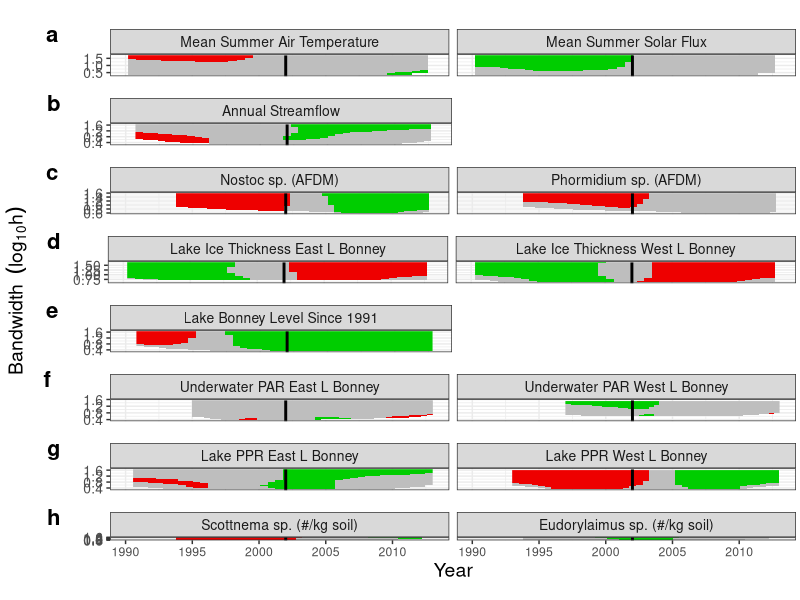

The R script that drew this image:
#####################
# -- load packages
library(ggplot2)
library(scales)
library(grid)
library(stringr)
library(cowplot)

############################################
# -- read data ####
############################################
if(! exists('dat.siz.plot.long')){
  dat.siz.plot.long<-read.csv('dat_2_sizer_data_long.csv')
  
  # -- subset out unecessary flows
  dat.siz.plot.long<-subset(dat.siz.plot.long, 
                            !(var=='disch_log' & !group=='Total_FRX_basin'))
}

data.types<-as.character(unique(dat.siz.plot.long$data_type))
############################################

#######################
# panel A - summer air temp and solar flux - 2 panels ####
i.data.type <- 'air_temp_hoare_met'

# -- subset data
d.plot<-subset(dat.siz.plot.long,
               data_type==i.data.type)

d.plot$panel_label <- gsub('\\n','\n',d.plot$panel_label, fixed = TRUE)

plot_A <- ggplot(d.plot, aes(year, log10_h, fill=slope)) + 
  geom_raster() + 
  scale_fill_gradientn(colours = c('red2','gray','green3')) +
  facet_wrap( ~ panel_label) +
  geom_vline(xintercept = 2002, color = 'black', lty=5, lwd=1) +
  theme_bw() + 
  xlim(c(1990,2013.1)) +
  theme(axis.title.x = element_blank(),
        axis.text.x = element_blank(),
        # axis.text.x = element_text(angle = 90, vjust = .5)) +
        axis.ticks.x = element_blank(),
        axis.title.y = element_blank(),
        axis.text.y = element_text(size = 10),
        plot.margin = unit(c(1,.2,.2,.2), "lines")) +
  # labs(title = capitalize(gsub('_',' ',i.data.type))) +
  theme(strip.text.y = element_text(size = 8),
        strip.text.x = element_text(size = 10)) +
  #     ylab(expression(paste('Bandwidth',~~(log[10]*h)))) +
  # ylab('Bandwidth (log10 h)\n') +
  # xlab('Year') +
  guides(fill = FALSE)

#######################
# panel B - streamflow - 1 panel
i.data.type <- 'frx_basin_dsch'

# -- subset data
d.plot<-subset(dat.siz.plot.long,
               data_type==i.data.type)

d.plot$panel_label <- gsub('\\n','\n',d.plot$panel_label, fixed = TRUE)

plot_B <- ggplot(d.plot, aes(year, log10_h, fill=slope)) + 
  geom_raster() + 
  scale_fill_gradientn(colours = c('red2','gray','green3')) +
  facet_wrap( ~ panel_label) +
  geom_vline(xintercept = 2002, color = 'black', lty=5, lwd=1) +
  theme_bw() + 
  xlim(c(1990,2013.1)) +
  theme(axis.title.x = element_blank(),
        axis.text.x = element_blank(),
        # axis.text.x = element_text(angle = 90, vjust = .5)) +
        axis.ticks.x = element_blank(),
        axis.title.y = element_blank(),
        axis.text.y = element_text(size = 10),
        plot.margin = unit(c(1,.2,.2,.2), "lines")) +
  # labs(title = capitalize(gsub('_',' ',i.data.type))) +
  theme(strip.text.y = element_text(size = 8),
        strip.text.x = element_text(size = 10)) +
  #     ylab(expression(paste('Bandwidth',~~(log[10]*h)))) +
  # ylab('Bandwidth (log10 h)\n') +
  # xlab('Year') +
  guides(fill = FALSE)

#######################
# panel C - cyano mats - 2 panels
i.data.type <- 'stream_mat_biomass'

# -- subset data
d.plot<-subset(dat.siz.plot.long,
               data_type==i.data.type)

d.plot$panel_label <- gsub('\\n','\n',d.plot$panel_label, fixed = TRUE)

plot_C <- ggplot(d.plot, aes(year, log10_h, fill=slope)) + 
  geom_raster() + 
  scale_fill_gradientn(colours = c('red2','gray','green3')) +
  facet_wrap( ~ panel_label) +
  geom_vline(xintercept = 2002, color = 'black', lty=5, lwd=1) +
  theme_bw() + 
  xlim(c(1990,2013.1)) +
  theme(axis.title.x = element_blank(),
        axis.text.x = element_blank(),
        # axis.text.x = element_text(angle = 90, vjust = .5)) +
        axis.ticks.x = element_blank(),
        axis.title.y = element_blank(),
        axis.text.y = element_text(size = 10),
        plot.margin = unit(c(1,.2,.2,.2), "lines")) +
  # labs(title = capitalize(gsub('_',' ',i.data.type))) +
  theme(strip.text.y = element_text(size = 8),
        strip.text.x = element_text(size = 10)) +
  #     ylab(expression(paste('Bandwidth',~~(log[10]*h)))) +
  # ylab('Bandwidth (log10 h)\n') +
  # xlab('Year') +
  guides(fill = FALSE)

#######################
# panel D - ice thickness - 2 panels
i.data.type <- 'lake_ice_thickness'

# -- subset data
d.plot<-subset(dat.siz.plot.long,
               data_type==i.data.type)

d.plot$panel_label <- gsub('\\n','\n',d.plot$panel_label, fixed = TRUE)

plot_D <- ggplot(d.plot, aes(year, log10_h, fill=slope)) + 
  geom_raster() + 
  scale_fill_gradientn(colours = c('red2','gray','green3')) +
  facet_wrap( ~ panel_label) +
  geom_vline(xintercept = 2002, color = 'black', lty=5, lwd=1) +
  theme_bw() + 
  xlim(c(1990,2013.1)) +
  theme(axis.title.x = element_blank(),
        axis.text.x = element_blank(),
        # axis.text.x = element_text(angle = 90, vjust = .5)) +
        axis.ticks.x = element_blank(),
        axis.title.y = element_blank(),
        axis.text.y = element_text(size = 10),
        plot.margin = unit(c(1,.2,.2,.2), "lines")) +
  # labs(title = capitalize(gsub('_',' ',i.data.type))) +
  theme(strip.text.y = element_text(size = 8),
        strip.text.x = element_text(size = 10)) +
  #     ylab(expression(paste('Bandwidth',~~(log[10]*h)))) +
  # ylab('Bandwidth (log10 h)\n') +
  # xlab('Year') +
  guides(fill = FALSE)

#######################
# panel E - lake level - 1 panel
i.data.type <- 'lake_level_change'

# -- subset data
d.plot<-subset(dat.siz.plot.long,
               data_type==i.data.type)

d.plot$panel_label <- gsub('\\n','\n',d.plot$panel_label, fixed = TRUE)

plot_E <- ggplot(d.plot, aes(year, log10_h, fill=slope)) + 
  geom_raster() + 
  scale_fill_gradientn(colours = c('red2','gray','green3')) +
  facet_wrap( ~ panel_label) +
  geom_vline(xintercept = 2002, color = 'black', lty=5, lwd=1) +
  theme_bw() + 
  xlim(c(1990,2013.1)) +
  theme(axis.title.x = element_blank(),
        axis.text.x = element_blank(),
        # axis.text.x = element_text(angle = 90, vjust = .5)) +
        axis.ticks.x = element_blank(),
        axis.title.y = element_blank(),
        axis.text.y = element_text(size = 10),
        plot.margin = unit(c(1,.2,.2,.2), "lines")) +
  # labs(title = capitalize(gsub('_',' ',i.data.type))) +
  theme(strip.text.y = element_text(size = 8),
        strip.text.x = element_text(size = 10)) +
  #     ylab(expression(paste('Bandwidth',~~(log[10]*h)))) +
  # ylab('Bandwidth (log10 h)\n') +
  # xlab('Year') +
  guides(fill = FALSE)

#######################
# panel F - PAR - 2 panels
i.data.type <- 'underwater_par'

# -- subset data
d.plot<-subset(dat.siz.plot.long,
               data_type==i.data.type)

d.plot$panel_label <- gsub('\\n','\n',d.plot$panel_label, fixed = TRUE)

plot_F <- ggplot(d.plot, aes(year, log10_h, fill=slope)) + 
  geom_raster() + 
  scale_fill_gradientn(colours = c('red2','gray','green3')) +
  facet_wrap( ~ panel_label) +
  geom_vline(xintercept = 2002, color = 'black', lty=5, lwd=1) +
  theme_bw() + 
  xlim(c(1990,2013.1)) +
  theme(axis.title.x = element_blank(),
        axis.text.x = element_blank(),
        # axis.text.x = element_text(angle = 90, vjust = .5)) +
        axis.ticks.x = element_blank(),
        axis.title.y = element_blank(),
        axis.text.y = element_text(size = 10),
        plot.margin = unit(c(1,.2,.2,.2), "lines")) +
  # labs(title = capitalize(gsub('_',' ',i.data.type))) +
  theme(strip.text.y = element_text(size = 8),
        strip.text.x = element_text(size = 10)) +
  #     ylab(expression(paste('Bandwidth',~~(log[10]*h)))) +
  # ylab('Bandwidth (log10 h)\n') +
  # xlab('Year') +
  guides(fill = FALSE)

#######################
# panel G - PPR - 2 panels
i.data.type <- 'lake_ppr'

# -- subset data
d.plot<-subset(dat.siz.plot.long,
               data_type==i.data.type)

d.plot$panel_label <- gsub('\\n','\n',d.plot$panel_label, fixed = TRUE)

plot_G <- ggplot(d.plot, aes(year, log10_h, fill=slope)) + 
  geom_raster() + 
  scale_fill_gradientn(colours = c('red2','gray','green3')) +
  facet_wrap( ~ panel_label) +
  geom_vline(xintercept = 2002, color = 'black', lty=5, lwd=1) +
  theme_bw() + 
  xlim(c(1990,2013.1)) +
  theme(axis.title.x = element_blank(),
        axis.text.x = element_blank(),
        # axis.text.x = element_text(angle = 90, vjust = .5)) +
        axis.ticks.x = element_blank(),
        axis.title.y = element_blank(),
        axis.text.y = element_text(size = 10),
        plot.margin = unit(c(1,.2,.2,.2), "lines")) +
  # labs(title = capitalize(gsub('_',' ',i.data.type))) +
  theme(strip.text.y = element_text(size = 8),
        strip.text.x = element_text(size = 10)) +
  #     ylab(expression(paste('Bandwidth',~~(log[10]*h)))) +
  # ylab('Bandwidth (log10 h)\n') +
  # xlab('Year') +
  guides(fill = FALSE)

#######################
# panel H - nematodes - 2 panels
i.data.type <- 'nematodes'

# -- subset data
d.plot<-subset(dat.siz.plot.long,
               data_type==i.data.type)

d.plot$panel_label <- gsub('\\n','\n',d.plot$panel_label, fixed = TRUE)

if(i.data.type == 'nematodes'){
  d.plot$panel_label <- factor(d.plot$panel_label,
                               levels = c('Scottnema sp. (#/kg soil)',
                                          'Eudorylaimus sp. (#/kg soil)'),
                               ordered = TRUE)
}

plot_H <- ggplot(d.plot, aes(year, log10_h, fill=slope)) + 
  geom_raster() + 
  scale_fill_gradientn(colours = c('red2','gray','green3')) +
  facet_wrap( ~ panel_label) +
  geom_vline(xintercept = 2002, color = 'black', lty=5, lwd=1) +
  theme_bw() + 
  xlim(c(1990,2013.1)) +
  theme(
    axis.title.x = element_text(size = 14),
    # axis.text.x = element_blank(),
    # axis.text.x = element_text(angle = 90, vjust = .5),
    # axis.ticks.x = element_blank(),
    axis.title.y = element_blank(),
    axis.text.y = element_text(size = 10),
    plot.margin = unit(c(1,.2,.2,.2), "lines")) +
  # labs(title = capitalize(gsub('_',' ',i.data.type))) +
  theme(strip.text.y = element_text(size = 8),
        strip.text.x = element_text(size = 10)) +
  #     ylab(expression(paste('Bandwidth',~~(log[10]*h)))) +
  # ylab('Bandwidth (log10 h)\n') +
  xlab('Year') +
  guides(fill = FALSE)

##############################################################################
# megaplot 
graphics.off()
windows(6, 11, pointsize = 8, rescale = 'fixed')
left_marg <- .1
bottom_marg <- .025
width_panel_1 <- .47
width_panel_2 <- .9
fig_height <- .125
fig_spacing <- .115
bottom_fig_height <- .155
bottom_fig_spacing <- .145
y_label <- expression(paste('Bandwidth',~~(log[10]*h)))

ggdraw() + 
  draw_plot(plot_H, left_marg, bottom_marg, 
            width_panel_2, bottom_fig_height) +
  draw_plot(plot_G, left_marg, bottom_marg + bottom_fig_spacing, 
            width_panel_2, fig_height) +
  draw_plot(plot_F, left_marg, bottom_marg + bottom_fig_spacing + 1*fig_spacing, 
            width_panel_2, fig_height) +
  draw_plot(plot_E, left_marg, bottom_marg + bottom_fig_spacing + 2*fig_spacing, 
            width_panel_1, fig_height) +
  draw_plot(plot_D, left_marg - .0125, bottom_marg + bottom_fig_spacing + 3*fig_spacing, 
            width_panel_2 + .0125, fig_height) +
  draw_plot(plot_C, left_marg, bottom_marg + bottom_fig_spacing + 4*fig_spacing, 
            width_panel_2, fig_height) +
  draw_plot(plot_B, left_marg, bottom_marg + bottom_fig_spacing + 5*fig_spacing, 
            width_panel_1, fig_height) +
  draw_plot(plot_A, left_marg, bottom_marg + bottom_fig_spacing + 6*fig_spacing, 
            width_panel_2, fig_height) +
  draw_plot_label(letters[1:8], 
                  rep(0.05,8),
                  (fig_spacing * c(8:1)) + .05,
                  size = 16) +
  draw_label(label = y_label,
            x = .02,
            y = .515,
            angle = 90,
            vjust = .5,
            size = 14)

savePlot(filename = 'Fig_sizer_heatmap',type='pdf')
savePlot(filename = 'Fig_sizer_heatmap',type='eps')
